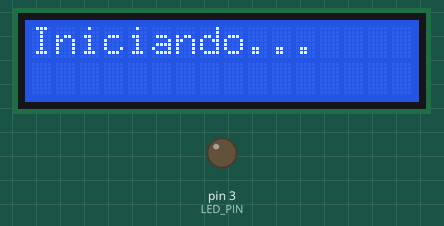
Simulated run of this sketch. Board: Arduino Uno, built with avr-gcc and run on an emulated ATmega328P. On the bench: 16×2 character LCD, output pins drawn as LEDs (lit = HIGH). No radio packets arrive unless stated; what the sketch prints to the serial monitor is not drawn.

Above: at 0.1 s.
At 2.3 s:
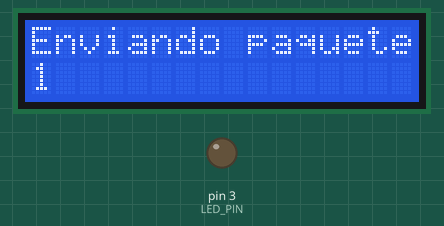
At 17.7 s:
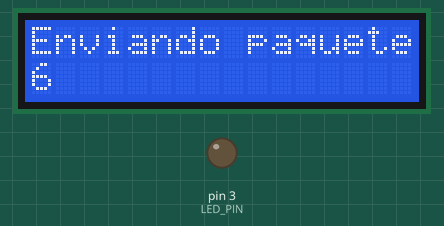
At 36.2 s:
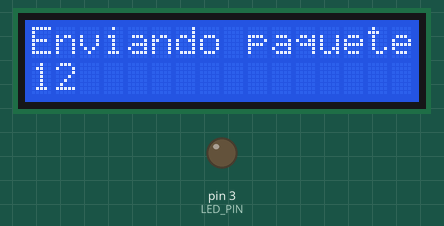
Timing chart, 0 to 40.0 s (numbered marks = the images above):
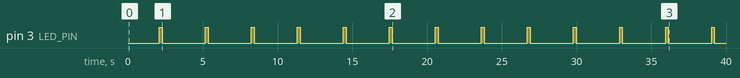

The sketch:

LoRaSender.ino
```cpp
#include <SPI.h> //Libreria para LoRa
#include <LoRa.h> //Libreria para LoRa

#include <Wire.h> //Libreria para la pantalla LCD I2C
#include <LiquidCrystal_I2C.h> //Libreria para la pantalla LCD I2C

// Definir el pin del LED
#define LED_PIN 3

//Crear el objeto lcd  dirección  0x3F y 16 columnas x 2 filas
LiquidCrystal_I2C lcd(0x27, 16, 2);  // Dirección I2C (0x27 puede variar según el módulo)

int counter = 0;

void setup() {
  Serial.begin(9600);
  while (!Serial);

  // Configurar el pin del LED como salida
  pinMode(LED_PIN, OUTPUT);
  digitalWrite(LED_PIN, LOW);  // Asegurarse que el LED comience apagado

  Serial.println("LoRa transmisor");

  if (!LoRa.begin(433E6)) { //Frecuencia para Colombia
    Serial.println("Error al iniciar LoRa!");
    while (1);
  }

  lcd.init();                      // Inicializa la pantalla LCD
  lcd.backlight();                  // Enciende la luz de fondo
  lcd.setCursor(0, 0);              // Establece el cursor en la primera fila, primera columna
  lcd.print("Iniciando...");           // Muestra el texto "Iniciando"
  delay(2000);                      // Espera  segundos
  lcd.clear();                      // Limpia la pantalla
}

void loop() {
  Serial.print("Enviando paquete: ");
  Serial.println(counter);

  // Encender el LED antes de enviar el paquete
  digitalWrite(LED_PIN, HIGH);

  // send packet
  LoRa.beginPacket();
  LoRa.print("Recibido: ");
  LoRa.print(counter);
  LoRa.endPacket();

  counter++;

  //Mensaje LCD
  lcd.setCursor(0, 0);
  lcd.print("Enviando paquete");

  lcd.setCursor(0, 1);
  lcd.print(counter);

  // Mantener el LED encendido por un momento y luego apagarlo
  delay(100);  // El LED permanece encendido 100ms
  digitalWrite(LED_PIN, LOW);

  delay(2900);  // Completar el delay total de 3000ms (3 segundos)
}
```

Measured:
- by itself, pin 3 (LED_PIN): alternates HIGH for 0.18 s and LOW for 2.9 s
- what the display in image 1 shows lasts 3.1 s, from 2.2 s to 5.3 s
